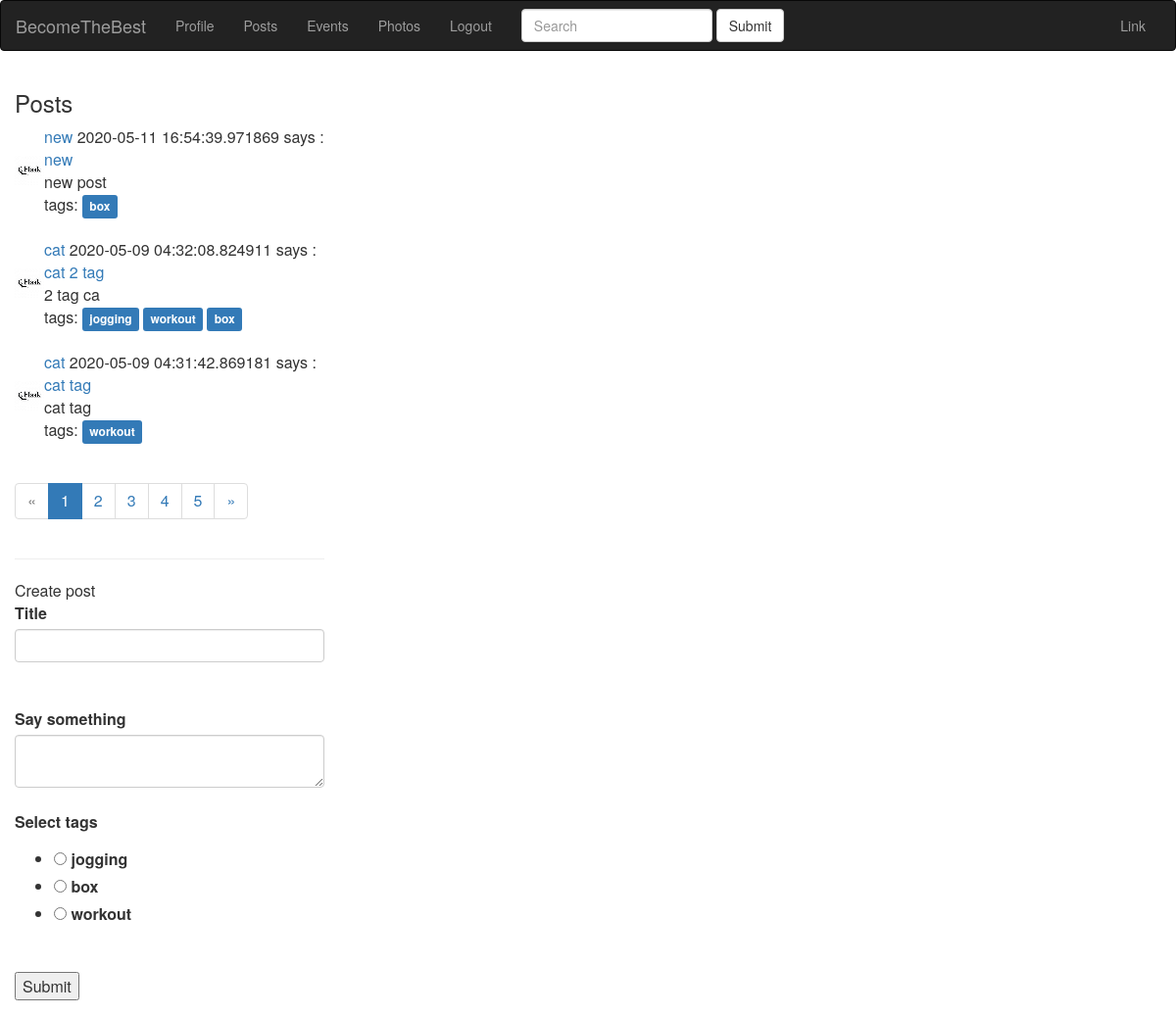
The app's page /post/ (signed in), older data.
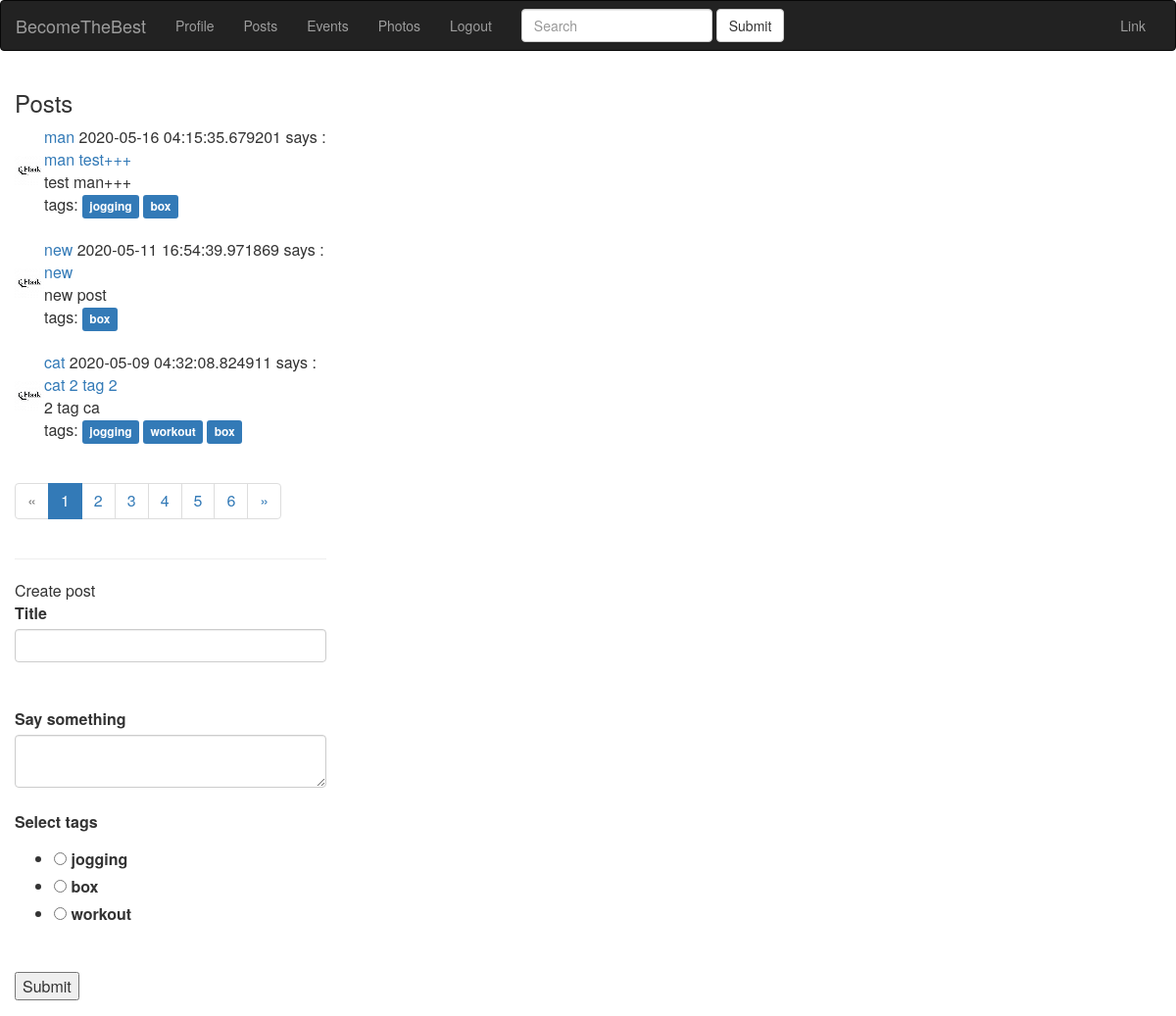
The same page, newer data.
### app/models.py (models this page shows, shortened)
class Post(db.Model):
    id = db.Column(db.Integer, primary_key=True)
    title = db.Column(db.String(140))
    slug = db.Column(db.String(140), unique=True)
    body = db.Column(db.Text)
    created = db.Column(db.DateTime, index=True, default=datetime.utcnow)
    user_id = db.Column(db.Integer, db.ForeignKey('user.id'))
    tags = db.relationship(
        'Tag', secondary=post_tags, backref=db.backref('posts_tags', lazy='dynamic'))

class User(UserMixin, db.Model):
    id = db.Column(db.Integer, primary_key=True)
    email = db.Column(db.String(120), index=True, unique=True)
    username = db.Column(db.String(64), index=True, unique=True)
    password_hash = db.Column(db.String(255))
    date = db.Column(db.DateTime, index=True, default=datetime.utcnow)
    timestamp = db.Column(db.String(128), default=int(time()))
    city = db.Column(db.String(128))
    about_me = db.Column(db.String(140))
    last_seen = db.Column(db.DateTime, default=datetime.utcnow)
    active = db.Column(db.Boolean)
    tags = db.relationship(
        'Tag', secondary=user_tags, backref=db.backref('users_tags', lazy='dynamic'))
    roles = db.relationship(
        'Role', secondary=roles_users, backref=db.backref('users_roles', lazy='dynamic'))
    posts = db.relationship('Post', backref='author', lazy='dynamic')
    events = db.relationship('Event', backref='event_author', lazy='dynamic')
    photos = db.relationship('Photo', backref='photo_author', lazy='dynamic')
    def avatar(self):
        return 'user_data/{}/avatar/avatar.png'.format(self.username + self.timestamp)
    followed = db.relationship(
        'User', secondary=followers,
        primaryjoin=(followers.c.follower_id == id),
        secondaryjoin=(followers.c.followed_id == id),
        backref=db.backref('followers', lazy='dynamic'), lazy='dynamic')

class Tag(db.Model):
    id = db.Column(db.Integer, primary_key=True)
    name = db.Column(db.String(100), unique=True)
    slug = db.Column(db.String(100))

### app/blueprints/posts/blueprint.py (the view, shortened to what this page needs)
@posts.route('/', methods=['GET', 'POST'])
@login_required
def index():
    form = PostForm()
    q = request.args.get('q')
    page = request.args.get('page')
    page = request.args.get('page', 1, type=int)
    if q:
        posts = Post.query.filter(Post.title.contains(q) | Post.body.contains(q).all())
    else:
        posts = Post.query.order_by(Post.created.desc())
    pages = posts.paginate(page=page, per_page=app.config['POSTS_PER_PAGE'])
    return render_template('posts/index.html', form=form, pages=pages)

### app/blueprints/posts/forms.py
class PostForm(FlaskForm):
    title = StringField('Title', validators=[DataRequired()])
    body = TextAreaField('Say something', validators=[DataRequired()])
    tags = RadioField(
        'Select tags', choices=[(tag.name, tag.slug) for tag in Tag.query.all()], validators=[DataRequired()])
    submit = SubmitField('Submit')

### app/models.py (called while the page is built)
@login.user_loader
def load_user(id):
    return User.query.get(int(id))

### app/view.py (called while the page is built)
@app.before_request
def before_request():
    if current_user.is_authenticated:
        current_user.last_seen = datetime.utcnow()
        db.session.commit()

### app/blueprints/posts/templates/posts/index.html (shortened to what this page needs)
{% extends 'base.html' %} {% block title %} Blueprint post title {% endblock %} {% block content_title %}
<h3>Posts</h3>
{% endblock %} {% block content %} {% for post in pages.items %}
<div class="main-content">
    <table>
        <tr>
            <td><img src="{{ url_for('static', filename=post.author.avatar()) }}" width="30" height="30" alt="avatar"></td>
            <td><a href="{{ url_for('user', username=post.author.username) }}">
                {{ post.author.username }}</a> {{ post.created }} says :
                <br>
                <a href="{{ url_for('posts.post_detail', slug=post.slug) }}">{{ post.title }}</a>
                <br> {{ post.body }}
                <div class="tags">
                    tags: {% for tag in post.tags %}
                    <a href="{{ url_for('posts.tag_detail', slug=tag.slug) }}">
                        <span class="label label-primary">{{ tag.name }}</span></a> {% endfor %}
                </div>
            </td>
        </tr>
    </table>
</div>
<br> {% endfor %}
<nav>
    <ul class="pagination">
        <li {% if not pages.has_prev %} class="disabled" {% endif %}>
            <a href="./?page={{ pages.prev_num }}" aria-label="Previous">
                <span aria-hidden="true">&laquo;</span></a>
        </li>
        {% for page in pages.iter_pages() %}
        <li {% if page==pages.page %} class="active" {% endif %}><a href="./?page={{ page }}">{{page}} <span class="sr-only">(current)</span></a></li>
        {% endfor %}
        <li {% if not pages.has_next %} class="disabled" {% endif %}>
            <a href="./?page={{ pages.next_num }}" aria-label="Next">
                <span aria-hidden="true">&raquo;</span></a>
        </li>
    </ul>
</nav>
<hr> Create post
<div>
    {% if form %}
    <form action="" method="post">
        <p>
            {{ form.title.label(class='control-label') }}<br> {{ form.title(class='form-control') }}<br>
            <br> {{ form.body.label(class='control-label') }}<br> {{ form.body(class='form-control') }}<br>  {{ form.tags.label(class='control-label') }}<br> {{ form.tags() }}<br>
        </p>
        <p>{{ form.submit() }}</p>
    </form>
    {% endif %}
</div>
{% endblock %}

Row changes from the older to the newer data that the page shows:
no longer on this page (row unchanged): Post: timestamp (placeholder picture), author.username "cat", created "2020-05-09 04:31:42.869181", title "cat tag", body "cat tag", Tag (name "workout")
added Post: timestamp (placeholder picture), author.username "man", created "2020-05-16 04:15:35.679201", title "man test+++", body "test man+++", Tag (name "jogging"), Tag (name "box")
changed Post "2 tag ca": title "cat 2 tag" → "cat 2 tag 2"
Text that changed along with them:
new list line: "6"
